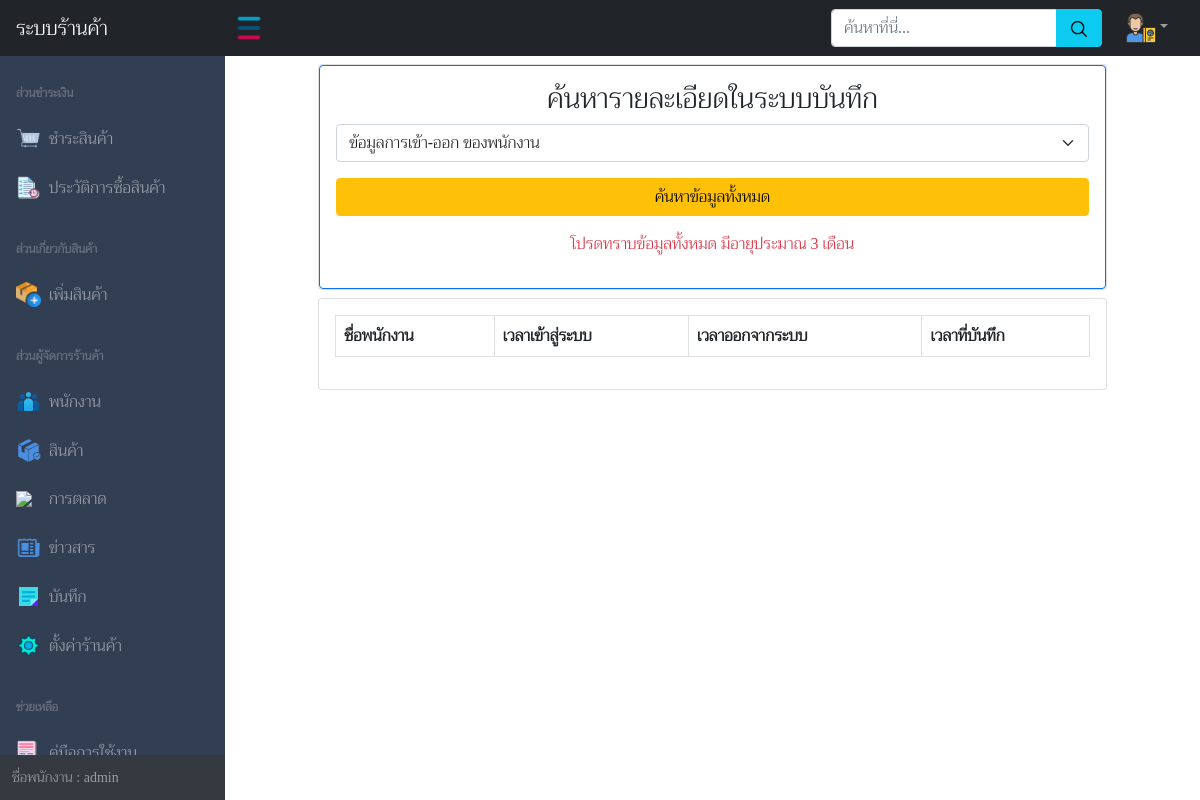
Before: /pages/note.php (signed in) with the older database file.
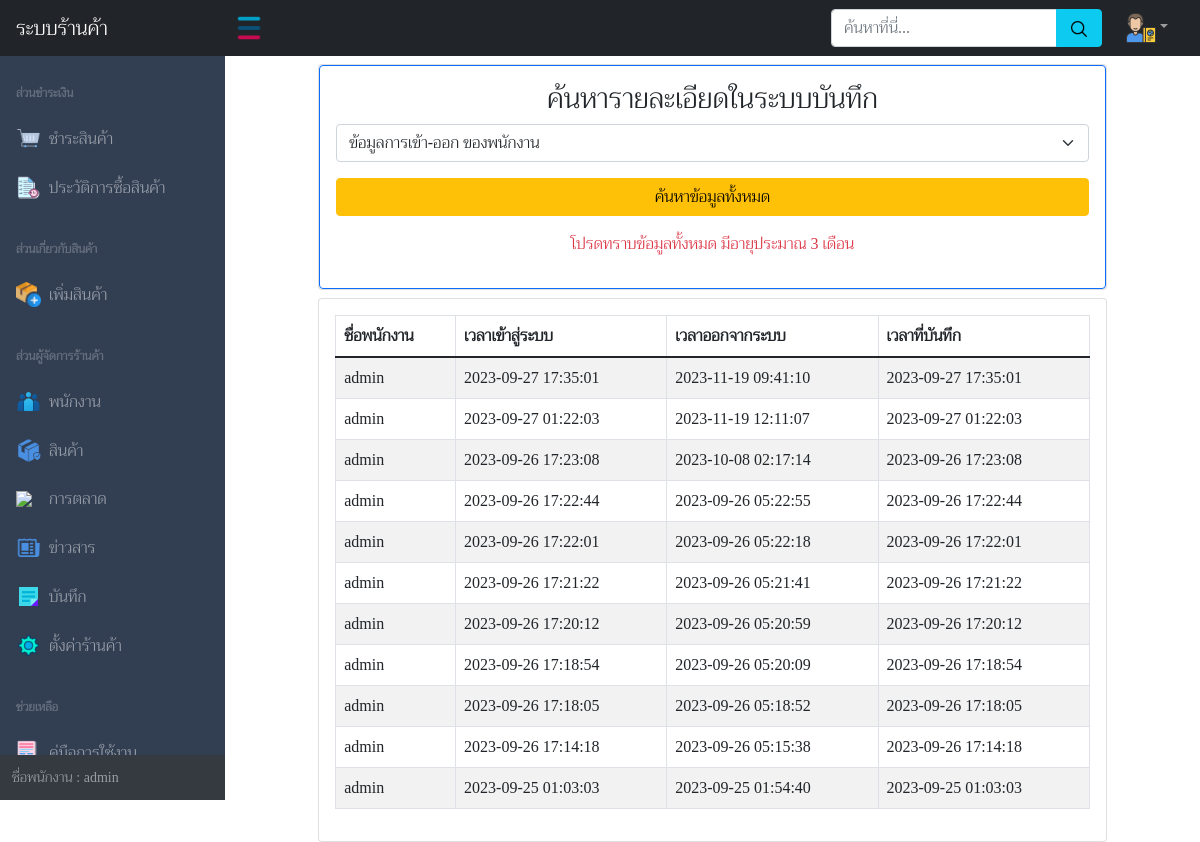
After: the same page with the newer database file.
### tables this page shows
CREATE TABLE `note` (
  `id_note` int(11) NOT NULL,
  `id_staff` varchar(30) NOT NULL,
  `name_staff` varchar(60) NOT NULL,
  `type_note` varchar(60) NOT NULL,
  `content_note` varchar(220) NOT NULL,
  `datetime_note` datetime NOT NULL
);

### pages/note.php (the view, shortened to what this page needs)
<!DOCTYPE html>
<html lang="en">
<head>
    <?php
    include('../php_action/bootstrap.php');
    ?>
</head>
<body class="sb-nav-fixed">
    <div id="layoutSidenav_content">
        <main>
            <div class="container">
                <div class="row">
                    <div class="col-xl-1 col-lg-1 col-md-1"></div>
                    <div class="col-xl-10 col-lg-10 col-md-10">
                        <div class="card mt-2">
                            <div class="card-body border border-primary rounded">
                                <h3 class="text-center">ค้นหารายละเอียดในระบบบันทึก</h3>
                                <form action="../php_action/note.php" method="GET">
                                    <select class="form-select" name="dataselect">
                                        <?php
                                        if ($_SESSION['dataselect'] == 'login-logoutstaff') { ?>
                                            <option value="login-logoutstaff" selected>ข้อมูลการเข้า-ออก ของพนักงาน</option>
                                        <?php } else { ?>
                                            <option value="login-logoutstaff">ข้อมูลการเข้า-ออก ของพนักงาน</option>
                                        <?php } ?>
                                    </select>
                                    <button class="btn btn-warning mt-3 w-100" type="submit">ค้นหาข้อมูลทั้งหมด</button>
                                    <p class="text-center text-danger mt-3">โปรดทราบข้อมูลทั้งหมด มีอายุประมาณ 3 เดือน</p>
                                </form>
                            </div>
                        </div>
                        <div class="card mt-2">
                            <div class="card-body">
                            <div class="table-responsive">
                                <?php
                                require_once('../php_action/dbconnect.php');
                                ?>
                                <?php
                                if ($_SESSION['dataselect'] == 'login-logoutstaff' || $_SESSION['dataselect'] == null) :
                                    $sql_data = "SELECT * FROM note WHERE type_note = 'logout' ORDER BY id_note DESC";
                                ?>
                                    <table class="table table-striped table-bordered">
                                        <thead>
                                            <tr>
                                                <th scope="col">ชื่อพนักงาน</th>
                                                <th scope="col">เวลาเข้าสู่ระบบ</th>
                                                <th scope="col">เวลาออกจากระบบ</th>
                                                <th scope="col">เวลาที่บันทึก</th>
                                            </tr>
                                        </thead>
                                        <tbody>
                                            <?php
                                            $result_data = $con->query($sql_data);
                                            while ($row_data = $result_data->fetch_assoc()) {
                                                $datesum = explode("//", $row_data['content_note']);
                                            ?>
                                                <tr>
                                                    <td><?php echo $row_data['name_staff']; ?></td>
                                                    <td><?php echo $datesum[0] ?></td>
                                                    <td><?php echo $datesum[1] ?></td>
                                                    <td><?php echo $row_data['datetime_note']; ?></td>
                                                </tr>
                                            <?php } ?>
                                        </tbody>
                                    </table>
                                <?php endif ?>
                            </div>
                            </div>
                        </div>
                    </div>
                    <div class="col-xl-1 col-lg-1 col-md-1"></div>
                </div>
            </div>
        </main>
    </div>
    </div>
</body>
</html>

Changed rows visible on the page:
added note: name_staff "admin", content_note "2023-09-27 17:35:01", content_note "2023-11-19 09:41:10", datetime_note "2023-09-27 17:35:01"
added note: name_staff "admin", content_note "2023-09-27 01:22:03", content_note "2023-11-19 12:11:07", datetime_note "2023-09-27 01:22:03"
added note: name_staff "admin", content_note "2023-09-26 17:23:08", content_note "2023-10-08 02:17:14", datetime_note "2023-09-26 17:23:08"
added note: name_staff "admin", content_note "2023-09-26 17:22:44", content_note "2023-09-26 05:22:55", datetime_note "2023-09-26 17:22:44"
added note: name_staff "admin", content_note "2023-09-26 17:22:01", content_note "2023-09-26 05:22:18", datetime_note "2023-09-26 17:22:01"
added note: name_staff "admin", content_note "2023-09-26 17:21:22", content_note "2023-09-26 05:21:41", datetime_note "2023-09-26 17:21:22"
added note: name_staff "admin", content_note "2023-09-26 17:20:12", content_note "2023-09-26 05:20:59", datetime_note "2023-09-26 17:20:12"
added note: name_staff "admin", content_note "2023-09-26 17:18:54", content_note "2023-09-26 05:20:09", datetime_note "2023-09-26 17:18:54"
added note: name_staff "admin", content_note "2023-09-26 17:18:05", content_note "2023-09-26 05:18:52", datetime_note "2023-09-26 17:18:05"
added note: name_staff "admin", content_note "2023-09-26 17:14:18", content_note "2023-09-26 05:15:38", datetime_note "2023-09-26 17:14:18"
added note: name_staff "admin", content_note "2023-09-25 01:03:03", content_note "2023-09-25 01:54:40", datetime_note "2023-09-25 01:03:03"
